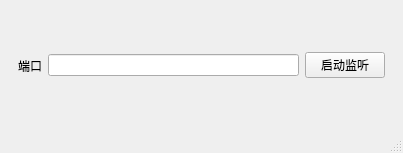
<?xml version="1.0" encoding="UTF-8"?>
<ui version="4.0">
 <class>MainWindow</class>
 <widget class="QMainWindow" name="MainWindow">
  <property name="geometry">
   <rect>
    <x>0</x>
    <y>0</y>
    <width>403</width>
    <height>153</height>
   </rect>
  </property>
  <property name="windowTitle">
   <string>MainWindow</string>
  </property>
  <widget class="QWidget" name="centralwidget">
   <layout class="QHBoxLayout" name="horizontalLayout_2">
    <item>
     <widget class="QWidget" name="widget" native="true">
      <layout class="QHBoxLayout" name="horizontalLayout">
       <item>
        <widget class="QLabel" name="label">
         <property name="text">
          <string>端口</string>
         </property>
        </widget>
       </item>
       <item>
        <widget class="QLineEdit" name="u_port"/>
       </item>
       <item>
        <widget class="QPushButton" name="u_set_listen">
         <property name="text">
          <string>启动监听</string>
         </property>
        </widget>
       </item>
      </layout>
     </widget>
    </item>
   </layout>
  </widget>
  <widget class="QMenuBar" name="menubar">
   <property name="geometry">
    <rect>
     <x>0</x>
     <y>0</y>
     <width>403</width>
     <height>27</height>
    </rect>
   </property>
  </widget>
  <widget class="QStatusBar" name="statusbar"/>
 </widget>
 <resources/>
 <connections/>
</ui>
